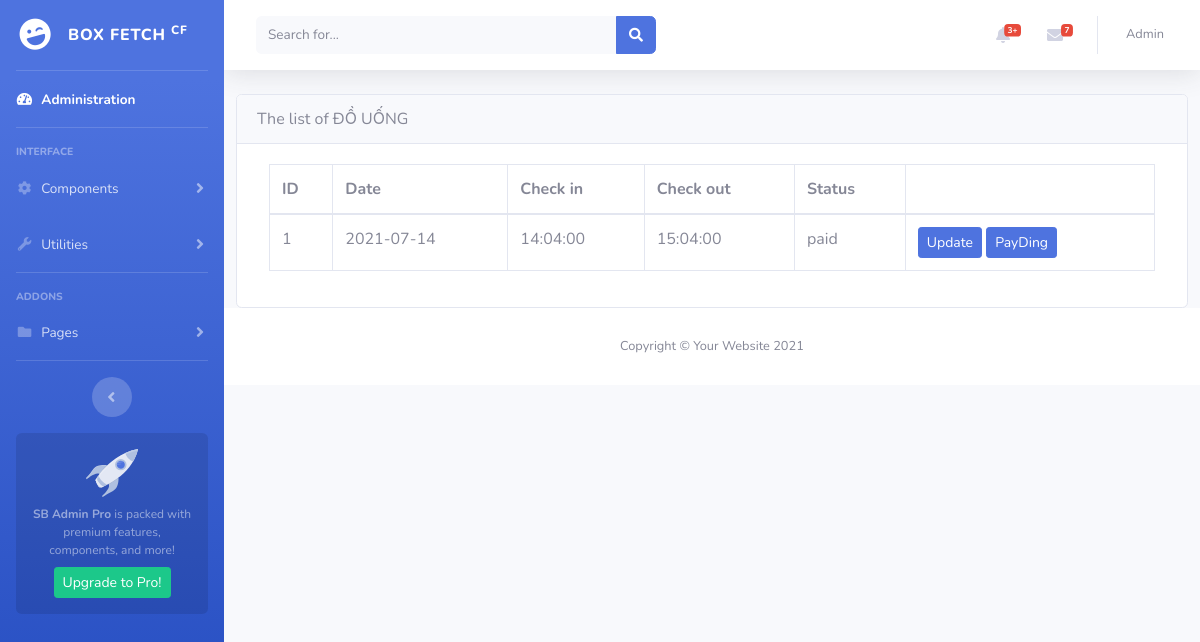
The app's page /index.php?page=getOrder&id=1 (signed in) with its own data.
### tables this page shows
CREATE TABLE `orders` (
  `orderNumber` int NOT NULL,
  `orderDate` date DEFAULT NULL,
  `checkin` time DEFAULT NULL,
  `checkout` time DEFAULT NULL,
  `status` varchar(255) DEFAULT 'unpaid',
  `id_table` int DEFAULT NULL
);

### controller/OrderController.php (called while the page is built, shortened)
<?php
class OrderController
{
    public OrderDB $orderDB;
    public function __construct()
    {
        $this->orderDB = new OrderDB();
    }
    public function getOrder()
    {
        $id = $_REQUEST['id'];
        $result = $this->orderDB->getAllOrder($id);
        include_once "view/orders/orders.php";
    }
}

### model/OrderDB.php (called while the page is built, shortened)
<?php
class OrderDB
{
    public $connection;
    #[Pure] public function __construct()
    {
        $this->connection = new DBConnection();
    }
    public function getAllOrder($id): array
    {
        $sql = "SELECT * FROM orders WHERE id_table = $id ORDER BY orderNumber DESC ";
        $stmt = $this->connection->connect()->query($sql);
        $stmt->execute();
        $stmt->setFetchMode(PDO::FETCH_OBJ);
        return $stmt->fetchAll();
    }
}

### model/DBConnection.php (called while the page is built, shortened)
<?php
class DBConnection
{
    private $dsn;
    private $username;
    private $password;
    public function __construct()
    {
        $this->dsn = "mysql:host=localhost;dbname=boxfetch_cf;charset=utf8";
        $this->username = "root";
        $this->password = "12345";
    }
    public function connect(): PDO
    {
        try {
            return new PDO($this->dsn, $this->username, $this->password);
        } catch (\PDOException $exception) {
            echo "Error: " . $exception->getMessage();
            die();
        }
    }
}

### view/orders/orders.php (the view, shortened to what this page needs)
<div class="col-12 col-md-12 mt-2">
    <div class="card">
        <div class="card-header">
            The list of ĐỒ UỐNG
        </div>
        <div class="card-body">
            <div class="col-12">
                <table class="table table-bordered">
                    <thead>
                    <tr>
                        <th>ID</th>
                        <th>Date</th>
                        <th>Check in</th>
                        <th>Check out</th>
                        <th>Status</th>
                        <th></th>
                    </tr>
                    </thead>
                    <tbody>
                    <?php  foreach ($result as $key => $order): ?>
                    <tr>
                        <td><?php echo $order->orderNumber ?></td>
                        <td><?php echo $order->orderDate ?></td>
                        <td><?php echo $order->checkin ?></td>
                        <td><?php echo $order->checkout ?></td>
                        <td><?php echo $order->status ?></td>
                        <td>
                            <a href="index.php?page=addDetails&id=<?php echo $order->orderNumber?>" class="btn btn-primary btn-sm">Update</a>
                            <a href="index.php?page=paid&id=<?php echo $order->orderNumber?>" class="btn btn-primary btn-sm">PayDing</a>
                        </td>
                        <?php endforeach;?>
                    </tbody>
                </table>
            </div>
        </div>
    </div>

### records on screen
orders: orderNumber "1", orderDate "2021-07-14", checkin "14:04:00", checkout "15:04:00", status "paid"
